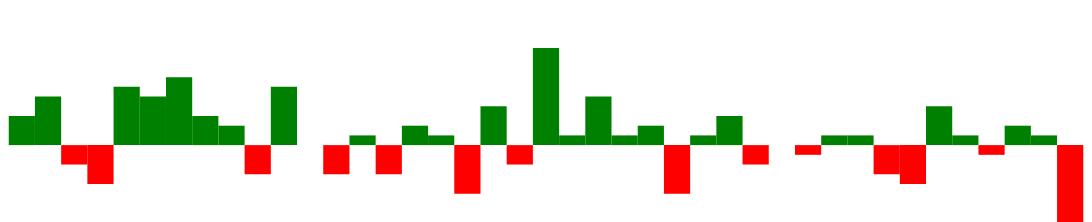

This figure's Vega-Lite source:
### Vega specification from a JSON file in a GitHub repository (floating-point values rounded to 4 significant figures)
{"$schema": "https://vega.github.io/schema/vega/v5.json", "width": 250, "height": 40, "padding": 0, "data": [{"name": "table", "values": [{"game": "g1", "diff": 3}, {"game": "g2", "diff": 5}, {"game": "g3", "diff": -2}, {"game": "g4", "diff": -4}, {"game": "g5", "diff": 6}, {"game": "g6", "diff": 5}, {"game": "g7", "diff": 7}, {"game": "g8", "diff": 3}, {"game": "g9", "diff": 2}, {"game": "g10", "diff": -3}, {"game": "g11", "diff": 6}, {"game": "g12", "diff": 0}, {"game": "g13", "diff": -3}, {"game": "g14", "diff": 1}, {"game": "g15", "diff": -3}, {"game": "g16", "diff": 2}, {"game": "g17", "diff": 1}, {"game": "g18", "diff": -5}, {"game": "g19", "diff": 4}, {"game": "g20", "diff": -2}, {"game": "g21", "diff": 10}, {"game": "g22", "diff": 1}, {"game": "g23", "diff": 5}, {"game": "g24", "diff": 1}, {"game": "g25", "diff": 2}, {"game": "g26", "diff": -5}, {"game": "g27", "diff": 1}, {"game": "g28", "diff": 3}, {"game": "g29", "diff": -2}, {"game": "g30", "diff": 0}, {"game": "g31", "diff": -1}, {"game": "g32", "diff": 1}, {"game": "g33", "diff": 1}, {"game": "g34", "diff": -3}, {"game": "g35", "diff": -4}, {"game": "g36", "diff": 4}, {"game": "g37", "diff": 1}, {"game": "g38", "diff": -1}, {"game": "g39", "diff": 2}, {"game": "g40", "diff": 1}, {"game": "g41", "diff": -8}]}], "signals": [{"name": "tooltip", "value": {}, "on": [{"events": "rect:mouseover", "update": "datum"}, {"events": "rect:mouseout", "update": "{}"}]}], "scales": [{"name": "xscale", "type": "band", "domain": {"data": "table", "field": "game"}, "range": "width", "padding": 0.05, "round": true}, {"name": "yscale", "domain": {"data": "table", "field": "diff"}, "nice": true, "range": "height"}], "axes": [{"orient": "bottom", "scale": "xscale", "labels": false, "ticks": false}, {"orient": "right", "scale": "yscale", "labels": false, "ticks": false}], "marks": [{"type": "rect", "from": {"data": "table"}, "encode": {"enter": {"x": {"scale": "xscale", "field": "game"}, "width": {"scale": "xscale", "band": 1}, "y": {"scale": "yscale", "field": "diff"}, "y2": {"scale": "yscale", "value": 0}, "fill": [{"test": "datum.diff > 0", "value": "green"}, {"value": "red"}]}, "update": {"fill": [{"test": "datum.diff > 0", "value": "green"}, {"value": "red"}]}, "hover": {"fill": {"value": "black"}}}}, {"type": "text", "encode": {"enter": {"align": {"value": "center"}, "baseline": {"value": "bottom"}, "fill": {"value": "#333"}}, "update": {"x": {"scale": "xscale", "signal": "tooltip.game", "band": 0.5}, "y": {"scale": "yscale", "signal": "tooltip.diff", "offset": 0.05}, "text": {"signal": "tooltip.diff"}, "fillOpacity": [{"test": "datum === tooltip", "value": 0}, {"value": 1}]}}}], "config": {}}
